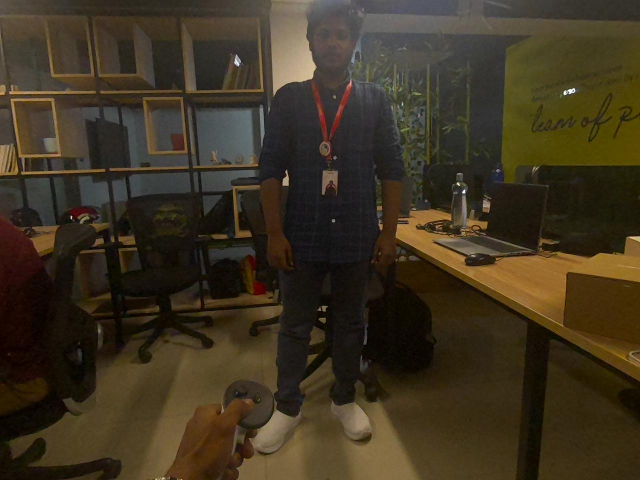
#> input picture tests/inputs/burst_5frames_quest_20260504/frame_0.jpg, 1280 x 960 px (shown at 1/2 size)
$ python -i preprocessing.py   (imports and definitions only)   (older library calls are emulated)
#> lines starting #> are read from the running program, lines starting #| are printed output that depends on the picture
import cv2
import numpy as np

from app.services.frame_decoder import decode_jpeg


def pick_sharpest(jpeg_frames: list[bytes]) -> tuple[bytes, int, float]:
    """Pick the sharpest JPEG from a burst by variance-of-Laplacian.

    Higher variance = more high-frequency content = less motion blur. The metric
    is computed on a grayscale downscale (480px-wide) for speed; the returned
    bytes are the original full-resolution JPEG.

    Returns (jpeg_bytes, index, score). Raises ValueError on empty input.
    """
    if not jpeg_frames:
        raise ValueError("pick_sharpest requires at least one frame")

    if len(jpeg_frames) == 1:
        bgr = decode_jpeg(jpeg_frames[0])
        gray = cv2.cvtColor(bgr, cv2.COLOR_BGR2GRAY)
        score = cv2.Laplacian(gray, cv2.CV_64F).var()
        return jpeg_frames[0], 0, float(score)

    best_idx = 0
    best_score = -1.0
    for i, raw in enumerate(jpeg_frames):
        bgr = decode_jpeg(raw)
        h, w = bgr.shape[:2]
        if w > 480:
            scale = 480.0 / w
            bgr = cv2.resize(bgr, (480, int(h * scale)), interpolation=cv2.INTER_AREA)
        gray = cv2.cvtColor(bgr, cv2.COLOR_BGR2GRAY)
        score = float(cv2.Laplacian(gray, cv2.CV_64F).var())
        if score > best_score:
            best_score = score
            best_idx = i
    return jpeg_frames[best_idx], best_idx, best_score


def burst_average(jpeg_frames: list[bytes]) -> np.ndarray:
    if not jpeg_frames:
        raise ValueError("burst_average requires at least one frame")

    if len(jpeg_frames) == 1:
        return decode_jpeg(jpeg_frames[0])

    decoded = [decode_jpeg(b) for b in jpeg_frames]
    h, w = decoded[0].shape[:2]
    for i, frame in enumerate(decoded[1:], start=1):
        if frame.shape[:2] != (h, w):
            raise ValueError(
                f"frame {i} shape {frame.shape[:2]} doesn't match frame 0 shape {(h, w)}"
            )

    stack = np.stack([f.astype(np.float32) for f in decoded], axis=0)
    averaged = stack.mean(axis=0)
    return np.clip(averaged, 0, 255).astype(np.uint8)

>>> import cv2
>>> picture = cv2.imread('../../tests/inputs/burst_5frames_quest_20260504/frame_0.jpg', cv2.IMREAD_GRAYSCALE)
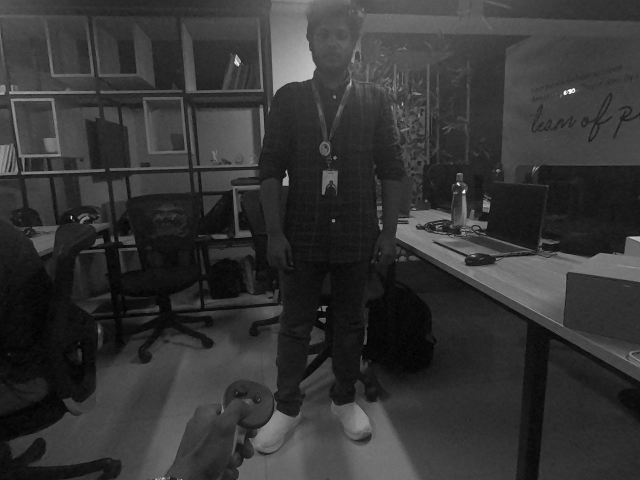
#> picture: shape (960, 1280) (shown at 1/2 size); min 0, max 255, mean 52.7
#> (the run stopped early here; a loop or call above may not have finished)
